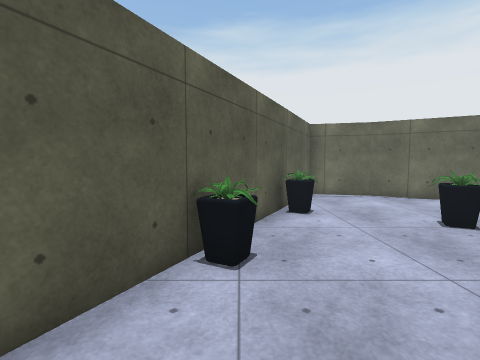
view 1 (above)

24 first-person views from a walk through a Unity game level. The camera is 1.4 m above the floor, tilts 4° down and sees 85° across. The floor is counted in squares, 1 m on a side. Each view is taken from the middle of a square. On the plan, view 1 faces up. The plan holds only what a view shows up to about 13 squares ahead; the rest is blank. The place goes on beyond the plan. Some animated figures are not drawn. Some surface patterns are stand-ins.

view 2
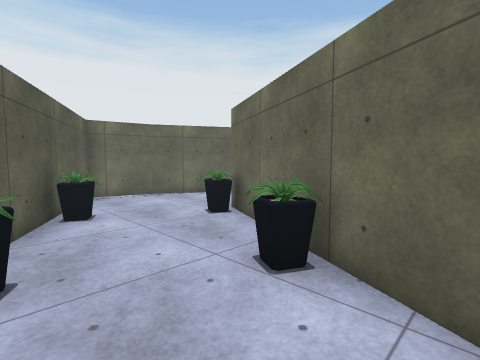

view 3
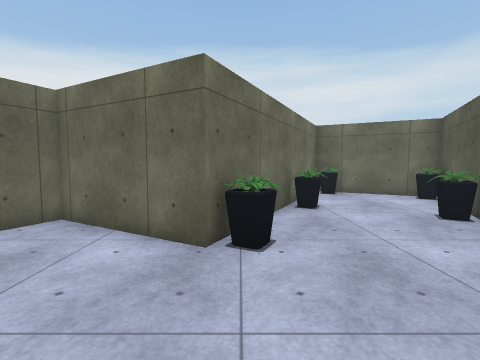

view 4
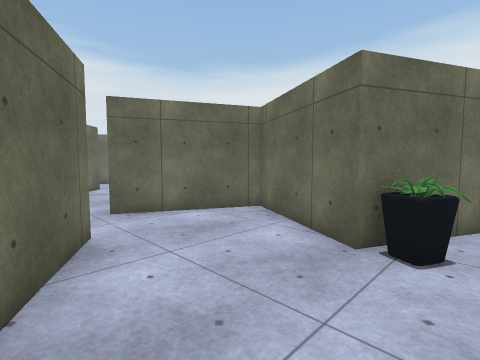

view 5
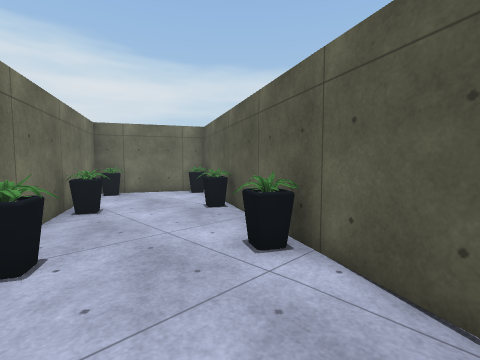

view 6
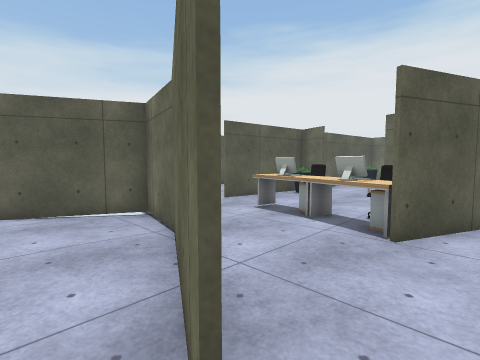

view 7
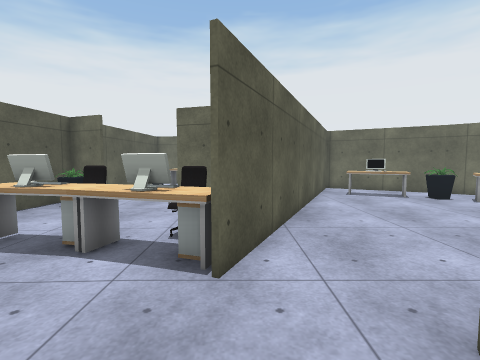

view 8
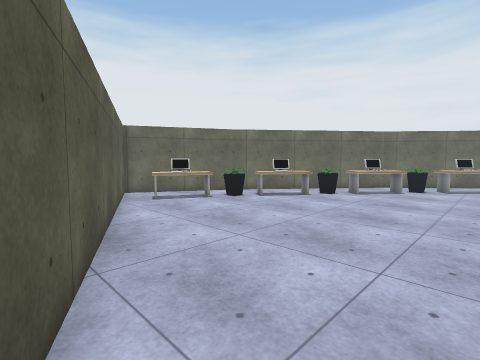

view 9
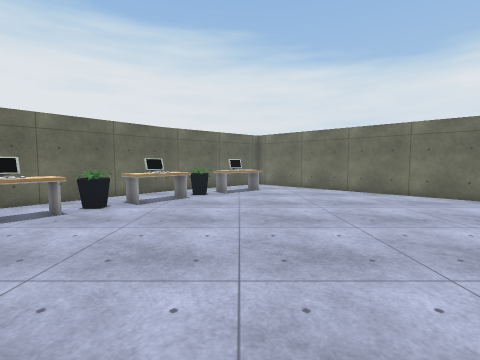

view 10
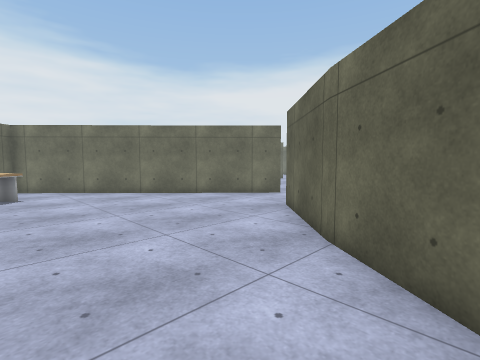

view 11
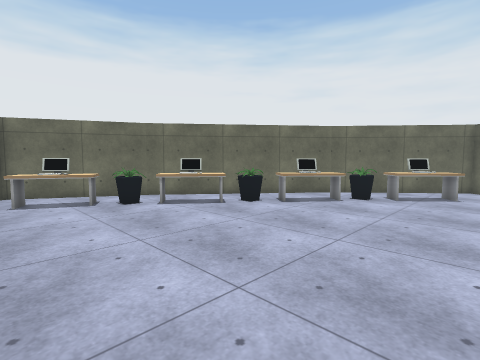

view 12
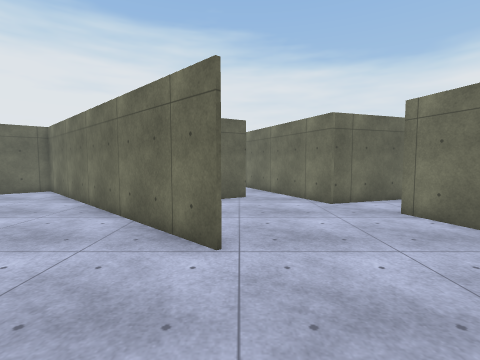

view 13
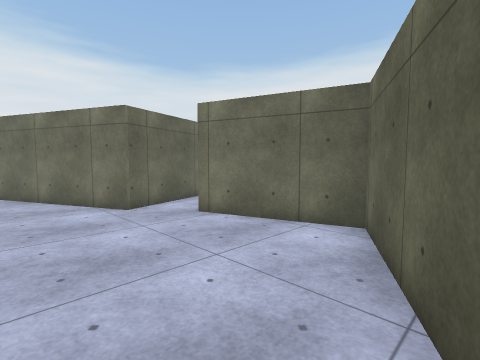

view 14
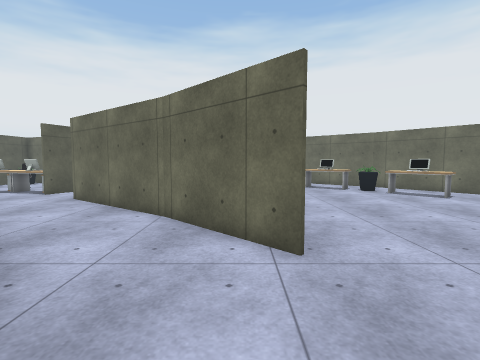

view 15
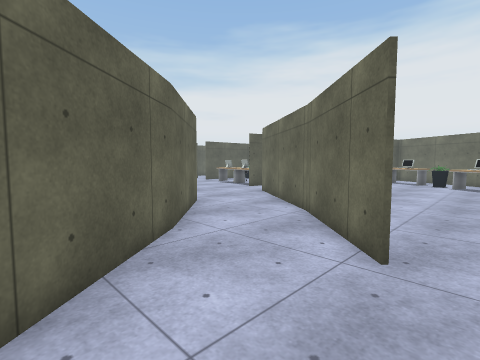

view 16
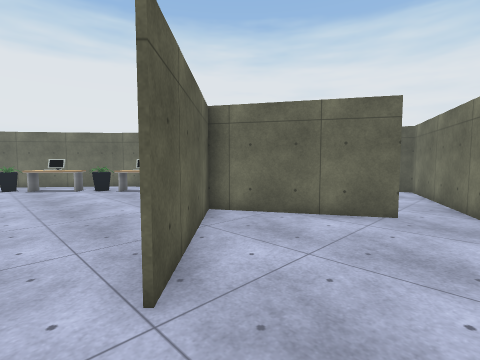

view 17
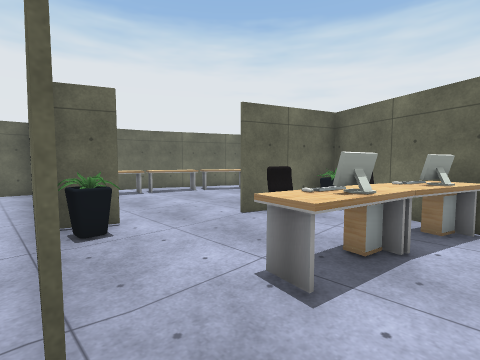

view 18
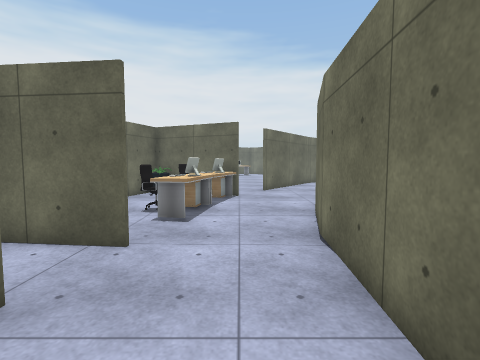

view 19
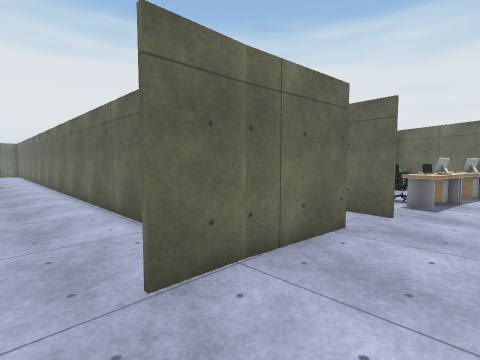

view 20
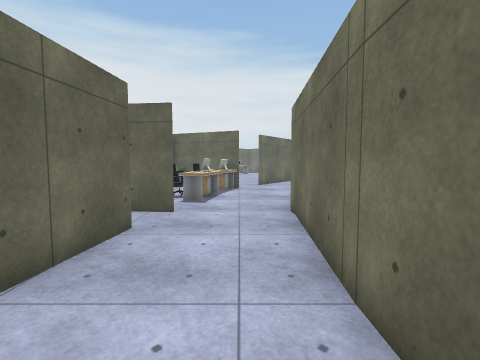

view 21
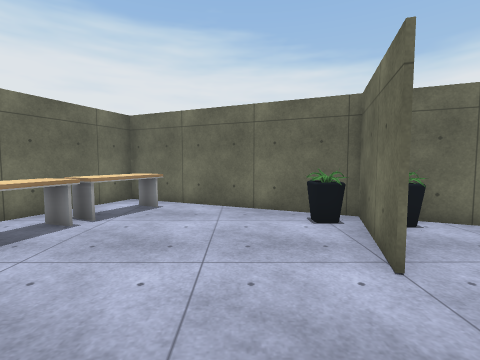

view 22
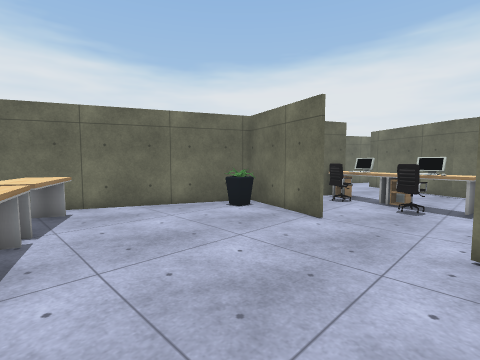

view 23
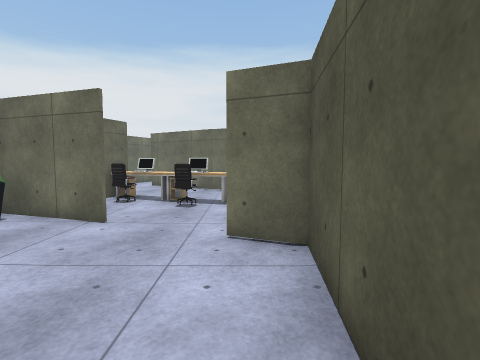

view 24
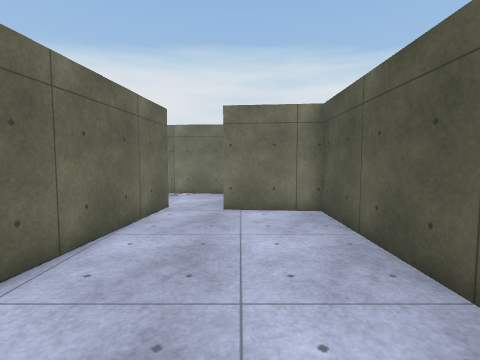

### Floor plan
Points are (right, up) in squares from view 1. A wall is a line through its corners. A room is listed if a view was taken in it or the views show most of it. See-through windows are left out.
Room 1 (views 1, 2, 3, 4, 5, 6)
walls: (5.4, 10.8) (3, 11.3) (-2.6, 0) (1.5, -2.1) (5.5, 5.9) (9.2, 3.9) (11.1, 7.7); (9.2, 8.6) (5.3, 10.8)
ways out: opening at (10.5, 8.5) to room 2
objects: plant (-2, 0); plant (0, 4); plant (1, -1); plant (2, 7); plant (3, 2); plant (5, 6)
Room 2 (views 7, 12, 13, 14, 15, 16)
walls: (17, 1.1) (19, -2.7) (23, -1.4); (18, 5.8) (15, 8.7); (15.1, 8.6) (10.7, 11.8); (26.3, 2.8) (23.8, 7.1) (20.1, 3.3); (11.1, 7.7) (14.1, 4.9) (16.5, 2); (25.8, -3.5) (24.6, 0) (26.8, 1)
ways out: opening at (10.5, 8.5) to room 1; opening at (9.5, 10.5) to room 3; opening at (18.5, 4.5) to room 4; opening at (26, 2)
Room 3 (views 8, 17, 18, 19, 20, 21, 22, 23)
walls: (4.2, 18.9) (2.8, 19.4); (2.8, 19.7) (4.3, 19.1); (7.1, 18.1) (10.4, 17); (0.5, 15.3) (-3.8, 15.7); (3.3, 23.3) (2.3, 14.8); (-2.4, 18.6) (-2.4, 24.5); (10.4, 16.9) (7.1, 18); (2.9, 11.5) (5.4, 10.8); (8.6, 13.1) (13.5, 23.9) (12.1, 24.5); (5.3, 10.9) (7.9, 9.4); (-3.9, 12) (3.1, 11.4)
ways out: opening at (9.5, 10.5) to room 2; opening at (10.5, 12.5) to room 4; opening at (1, 15) to room 5
objects: other object (5, 14) to (6, 14); keyboard (5, 15) to (6, 15); chair (6, 16); other object (7, 14) to (8, 14); other object (7, 24); chair (8, 15); other object (8, 24) to (10, 24); plant (10, 18); other object (10, 23) to (12, 24)
Room 4 (views 9, 10, 11)
walls: (15.1, 8.7) (17.9, 5.9); (13.1, 10.2) (15.2, 8.6); (24.4, 16.5) (18, 21.6); (18.1, 21.5) (13.6, 23.9) (8.7, 13); (20, 3.3) (28.3, 11.9) (24.3, 16.5)
ways out: opening at (18.5, 4.5) to room 2; opening at (10.5, 12.5) to room 3
objects: other object (14, 20) to (16, 22); other object (17, 18) to (19, 20); plant (17, 20); plant (20, 17); other object (21, 15) to (23, 17); plant (23, 15); other object (24, 12) to (25, 14)
Room 5 (view 24)
walls: (-2.3, 20.6) (-2.3, 15.7) (0.5, 15.4); (2.2, 14.9) (3.1, 22.8)
ways out: opening at (1, 15) to room 3

Positions as (right, up) in squares from view 1, and headings:
1: (0, 0), facing up
2: (0, 0), facing up-right
3: (5, 10), facing down
4: (4, 10), facing down-right
5: (5, 10), facing down-left
6: (10, 8), facing up-left
7: (9, 10), facing up
8: (9, 12), facing up-right
9: (12, 13), facing right
10: (13, 13), facing down-right
11: (13, 11), facing up-right
12: (16, 3), facing right
13: (17, 3), facing down-right
14: (17, 2), facing up
15: (19, 2), facing up-left
16: (19, 1), facing up-right
17: (2, 13), facing up-right
18: (-2, 13), facing right
19: (-5, 13), facing up-right
20: (-5, 13), facing right
21: (4, 20), facing right
22: (4, 24), facing down-right
23: (4, 24), facing down
24: (0, 23), facing down
